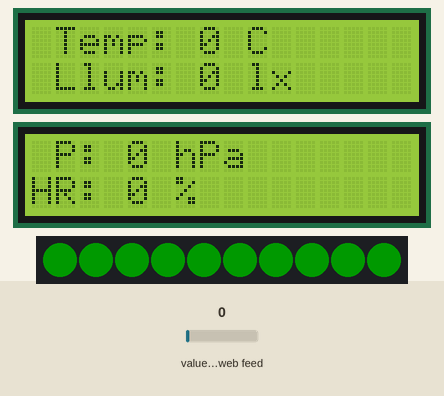
The program below on a simulated ESP32 board running MicroPython. On the bench: 2 × 16×2 character LCD, 10 RGB LEDs in strip order, left to right. The test bench sets the inputs (shaded band); at power-on: value of the web feed 0. Dim RGB values are drawn brighter than linear; WiFi joins after 1.5 s; requests to the public web service named in the program get a made-up reply in its usual format after 0.4 s (London, UTC, broken clouds, 64 % humidity, 1013 hPa unless stated); library files of the repository ran but are not shown: lcd_api.py, i2c_lcd.py; what the program prints to the serial console is not drawn.

Above: at 11.0 s.
11.1 s: value of the web feed set to 2
At 21.4 s:
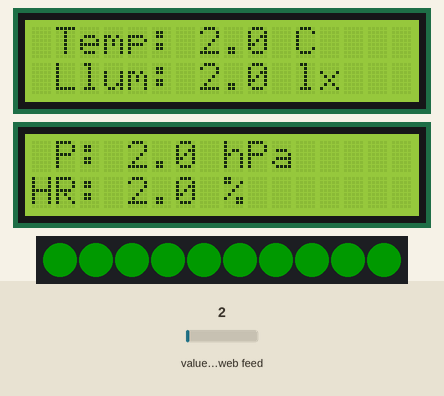
25.2 s: value of the web feed set to 25
At 31.5 s:
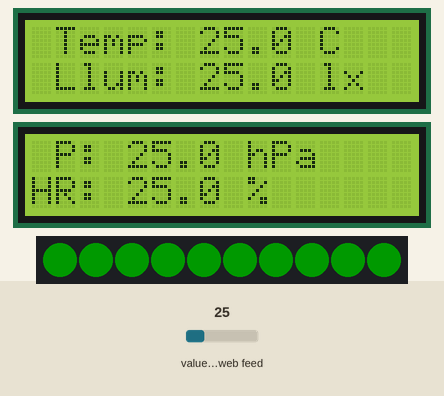
39.3 s: value of the web feed set to 50
At 50.49 s:
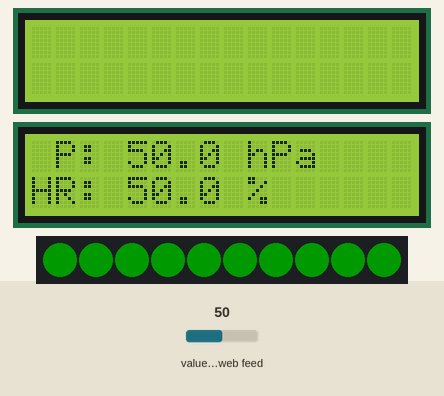
Timing chart, 0 to 52.0 s (numbered marks = the images above; inputs shaded):
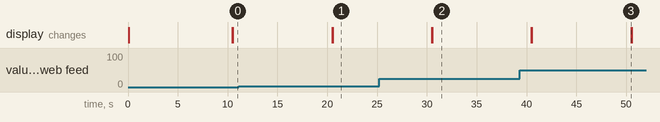

The program:

visualitzador_4.py
```python
''' Visualitzador 4. Recupera les dades de Thingspeak sense pauses sleep
    Mostra de dades en pantalles LCD
    Afegit: tira de LEDs per mostrar l'índex UV'''

# --- Llibreries ---
import urequests
from time import ticks_ms, ticks_diff, sleep
from machine import Pin, I2C
import miwifi
import lcd_api
import i2c_lcd
import neopixel

# --- Configuració ---
i2c1 = I2C(0, scl=Pin(22), sda=Pin(21))
i2c2 = I2C(1, scl=Pin(18), sda=Pin(19))
lcd1 = i2c_lcd.I2cLcd(i2c1, 0x27, 2, 16)
lcd2 = i2c_lcd.I2cLcd(i2c2, 0x27, 2, 16)
leds = neopixel.NeoPixel(Pin(23), 10)  # 23: pin de connexió - 10: núm de LEDs

# --- Variables ---
last_update = ticks_ms()
interval = 10000

ssid = 'SSID'
psw = 'PASSWORD'
url = 'https://api.thingspeak.com/channels/2933623/feeds.json?results=1'

# colors neopixel
lluentor = 0.1
verd = (0, int(lluentor*255), 0)
groc = (int(lluentor*255), int(lluentor*180), 0)
taronja = (int(lluentor*255), int(lluentor*100), 0)
vermell = (int(lluentor*255), 0, 0)
violeta = (int(lluentor*130), 0, int(lluentor*255))

# --- Accions inicials ---
#lcd1.backlight_on()
#lcd2.backlight_on()
lcd1.putstr ('HOLA')
lcd2.putstr ('HOLA')
for i in range(10):   # per a tots els 10 leds de la tira ...
    leds[i] = groc    # assigna un color inicial
leds.write()          # encén

miwifi.connecta_wifi(ssid, psw)

# --- Funcions ---

def colors():
    # encen tota la tira d'un color en funció del valor recuperat de l'índex UV
    # volem associar els colors al valor de uv, que s'ha recuperat en forma de text [print(type(uv))  # Veus si és str o float]
    # cal convertir-lo primer en nombre decimal (float), i després en enter (int). la conversió directa no funciona
    uv_num = float(uv)        # per comprovació: print (uv_num);print(type(uv_num))
    uv_int = int(uv_num)      # per comprovació: print(type(uv_int))
    if uv_int <= 2:
        color = verd
    elif uv_int <= 5:
        color = groc
    elif uv_int <= 7:
        color = taronja
    elif uv_int <= 10:
        color = vermell
    else:
        color = violeta

    for i in range(10):    # per a tots 10 leds de la tira ...
        leds[i] = color    # assigna a cada led el color corresponent
    leds.write()           # encén

def mostra():
    # mostra les dades en les LCD
    lcd1.clear()  # neteja la pantalla
    lcd2.clear()  # neteja la pantalla
    lcd1.move_to (1,0)  # posiciona el punter
    lcd1.putstr('Temp: ' + temp + ' C')
    lcd1.move_to (1,1)  # posiciona el punter
    lcd1.putstr('Llum: ' + lux + ' lx')
    lcd2.move_to (1,0)  # posiciona el punter
    lcd2.putstr('P: ' + pres + ' hPa')
    lcd2.move_to (0,1)  # posiciona el punter
    lcd2.putstr('HR: ' + hum + ' %')

def recupera():
    global temp, pres, hum, lux, uv
    # Fer consulta a ThingSpeak
    consulta = urequests.get(url)
    data = consulta.json()
    consulta.close()
    # recuperar les dades
    temp = data["feeds"][0]["field1"]
    pres = data["feeds"][0]["field2"]
    hum = data["feeds"][0]["field3"]
    lux = data["feeds"][0]["field4"]
    #uv = int(data["feeds"][0]["field5"])
    try:
        uv = int(data["feeds"][0]["field5"])
    except (ValueError, TypeError):
        uv = 0
    # mostra per la consola
    print(temp, pres, hum, lux, uv)

# --- Execució ---
while True:
    ara = ticks_ms()
    if ticks_diff(ara, last_update) >= interval:
        try:
            recupera()
            mostra()
            colors()
            last_update = ara
        except Exception as e:
            print("Error:", e)
```

miwifi.py
```python
# importa:
import network                          # el mòdul network permet connectar en xarxa
from time import sleep                  # la classe sleep del mòdul time permet definir pauses

def connecta_wifi(ssid, psw):
    estacio = network.WLAN(network.STA_IF)  # configuració del dispositiu, que he anomenat estacio, com a estació
    estacio.active(True)                    # activa el mode estació
    estacio.connect(ssid, psw)              # connecta a la xarxa definida
    # mentre no estigui connectat ...
    while not estacio.isconnected():        # l'execució es mantindrà en aquest bucle
        print('.', end='')                    # barra de progrés (end="" fa que s'imprimeixi tot en la mateixa línia)
        sleep(0.1)                            # comprova la connexió cada 100 ms
    print('Connectat a', ssid)              # un cop connectat, mostra missatge de confirmació
    print ('la meva IP:', estacio.ifconfig()[0])
    print ('potencia senyal:', estacio.status('rssi'))
    global IP
    IP = estacio.ifconfig()[0]

def desconnecta_wifi():
    estacio = network.WLAN(network.STA_IF)  # configuració del dispositiu com a estació
    if estacio.isconnected():               # si està connectat, desconnecta
        estacio.disconnect()
        print("Desconnectat de Wi-Fi")
    estacio.active(False)
```

Measured:
- after the input at 11.1 s, the display: first differs from a run without the input after 9.4 s (image 1)
